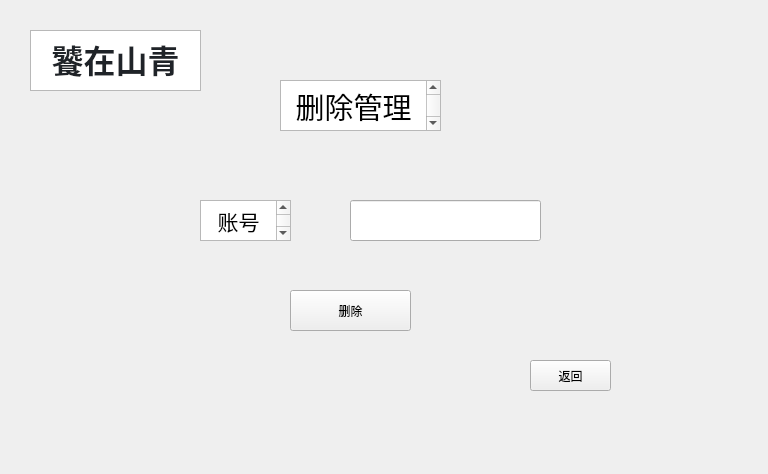
<?xml version="1.0" encoding="UTF-8"?>
<ui version="4.0">
 <class>admindelete</class>
 <widget class="QWidget" name="admindelete">
  <property name="geometry">
   <rect>
    <x>0</x>
    <y>0</y>
    <width>768</width>
    <height>474</height>
   </rect>
  </property>
  <property name="windowTitle">
   <string>Form</string>
  </property>
  <widget class="QLineEdit" name="account">
   <property name="geometry">
    <rect>
     <x>350</x>
     <y>200</y>
     <width>191</width>
     <height>41</height>
    </rect>
   </property>
  </widget>
  <widget class="QPushButton" name="delete_2">
   <property name="geometry">
    <rect>
     <x>290</x>
     <y>290</y>
     <width>121</width>
     <height>41</height>
    </rect>
   </property>
   <property name="text">
    <string>删除</string>
   </property>
  </widget>
  <widget class="QPushButton" name="back">
   <property name="geometry">
    <rect>
     <x>530</x>
     <y>360</y>
     <width>81</width>
     <height>31</height>
    </rect>
   </property>
   <property name="text">
    <string>返回</string>
   </property>
  </widget>
  <widget class="QTextBrowser" name="textBrowser_3">
   <property name="geometry">
    <rect>
     <x>200</x>
     <y>200</y>
     <width>91</width>
     <height>41</height>
    </rect>
   </property>
   <property name="html">
    <string>&lt;!DOCTYPE HTML PUBLIC &quot;-//W3C//DTD HTML 4.0//EN&quot; &quot;http://www.w3.org/TR/REC-html40/strict.dtd&quot;&gt;
&lt;html&gt;&lt;head&gt;&lt;meta name=&quot;qrichtext&quot; content=&quot;1&quot; /&gt;&lt;meta charset=&quot;utf-8&quot; /&gt;&lt;style type=&quot;text/css&quot;&gt;
p, li { white-space: pre-wrap; }
hr { height: 1px; border-width: 0; }
li.unchecked::marker { content: &quot;\2610&quot;; }
li.checked::marker { content: &quot;\2612&quot;; }
&lt;/style&gt;&lt;/head&gt;&lt;body style=&quot; font-family:'Microsoft YaHei UI'; font-size:9pt; font-weight:400; font-style:normal;&quot;&gt;
&lt;p align=&quot;center&quot; style=&quot; margin-top:0px; margin-bottom:0px; margin-left:0px; margin-right:0px; -qt-block-indent:0; text-indent:0px;&quot;&gt;&lt;span style=&quot; font-size:16pt;&quot;&gt;账号&lt;/span&gt;&lt;/p&gt;&lt;/body&gt;&lt;/html&gt;</string>
   </property>
  </widget>
  <widget class="QTextBrowser" name="textBrowser_2">
   <property name="geometry">
    <rect>
     <x>280</x>
     <y>80</y>
     <width>161</width>
     <height>51</height>
    </rect>
   </property>
   <property name="html">
    <string>&lt;!DOCTYPE HTML PUBLIC &quot;-//W3C//DTD HTML 4.0//EN&quot; &quot;http://www.w3.org/TR/REC-html40/strict.dtd&quot;&gt;
&lt;html&gt;&lt;head&gt;&lt;meta name=&quot;qrichtext&quot; content=&quot;1&quot; /&gt;&lt;meta charset=&quot;utf-8&quot; /&gt;&lt;style type=&quot;text/css&quot;&gt;
p, li { white-space: pre-wrap; }
hr { height: 1px; border-width: 0; }
li.unchecked::marker { content: &quot;\2610&quot;; }
li.checked::marker { content: &quot;\2612&quot;; }
&lt;/style&gt;&lt;/head&gt;&lt;body style=&quot; font-family:'Microsoft YaHei UI'; font-size:9pt; font-weight:400; font-style:normal;&quot;&gt;
&lt;p align=&quot;center&quot; style=&quot; margin-top:0px; margin-bottom:0px; margin-left:0px; margin-right:0px; -qt-block-indent:0; text-indent:0px;&quot;&gt;&lt;span style=&quot; font-size:22pt;&quot;&gt;删除管理员&lt;/span&gt;&lt;/p&gt;&lt;/body&gt;&lt;/html&gt;</string>
   </property>
  </widget>
  <widget class="QTextBrowser" name="textBrowser">
   <property name="geometry">
    <rect>
     <x>30</x>
     <y>30</y>
     <width>171</width>
     <height>61</height>
    </rect>
   </property>
   <property name="html">
    <string>&lt;!DOCTYPE HTML PUBLIC &quot;-//W3C//DTD HTML 4.0//EN&quot; &quot;http://www.w3.org/TR/REC-html40/strict.dtd&quot;&gt;
&lt;html&gt;&lt;head&gt;&lt;meta name=&quot;qrichtext&quot; content=&quot;1&quot; /&gt;&lt;meta charset=&quot;utf-8&quot; /&gt;&lt;style type=&quot;text/css&quot;&gt;
p, li { white-space: pre-wrap; }
hr { height: 1px; border-width: 0; }
li.unchecked::marker { content: &quot;\2610&quot;; }
li.checked::marker { content: &quot;\2612&quot;; }
&lt;/style&gt;&lt;/head&gt;&lt;body style=&quot; font-family:'Microsoft YaHei UI'; font-size:9pt; font-weight:400; font-style:normal;&quot;&gt;
&lt;p align=&quot;center&quot; style=&quot; margin-top:0px; margin-bottom:0px; margin-left:0px; margin-right:0px; -qt-block-indent:0; text-indent:0px;&quot;&gt;&lt;span style=&quot; font-family:'-apple-system','BlinkMacSystemFont','Segoe UI','Noto Sans','Helvetica','Arial','sans-serif','Apple Color Emoji','Segoe UI Emoji'; font-size:24pt; font-weight:700; color:#1f2328; background-color:#ffffff;&quot;&gt;饕在山青&lt;/span&gt;&lt;/p&gt;&lt;/body&gt;&lt;/html&gt;</string>
   </property>
  </widget>
 </widget>
 <resources/>
 <connections/>
</ui>
